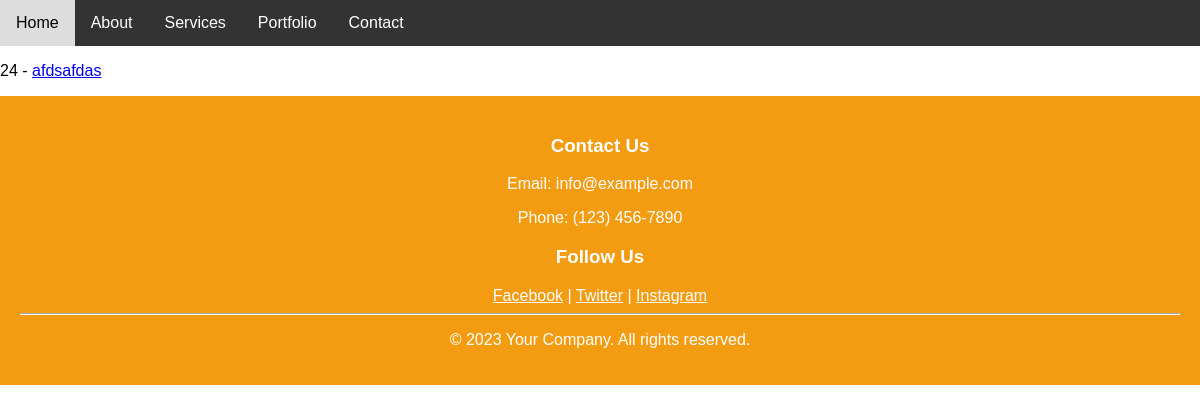
Before: /products/ with the older database file.
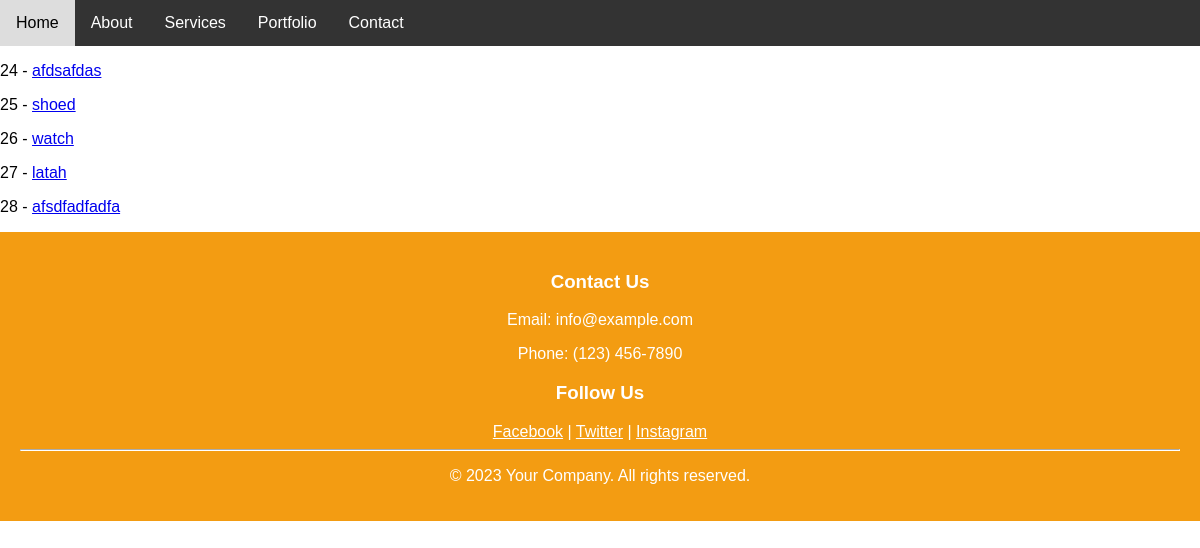
After: the same page with the newer database file.
### products/models.py (models this page shows)
class Product(models.Model):
    title       = models.CharField(max_length=120)
    description = models.TextField(blank=True,null=True)
    price       = models.DecimalField(max_digits=100000,decimal_places=2)
    summary     = models.TextField(blank=True,null=False)
    features    = models.BooleanField(default=False)
    def get_absolute_url(self):
        return reverse("product-detail", kwargs={"id": self.id})

### products/views.py (the view)
# urls.py: path("", product_list_view, name="product-list"),
def product_list_view(request):
    queryset = Product.objects.all()#this will give back list of objects
    context = {
        "object_list": queryset
    }
    return render(request,"products/product_list.html",context)

### products/templates/products/product_list.html
{% extends 'base.html' %}
{% block content %}
{% for instance in object_list  %}
    <p>{{ instance.id  }} - <a href='{{ instance.get_absolute_url }}'>{{ instance.title }}</a>
    </p>
{% endfor %}
{% endblock content %}

### templates/base.html (shortened to what this page needs)
<!doctype html>
<html>
    <head>
    </head>
    <body>
        {% include 'navbar.html' %}
        {% block content %}{% endblock %}
    </body>
    <footer style="background-color: #f39c12; padding: 20px; color: #fff; text-align: center;">
        <div class="container">
            <div class="row">
                <div class="col-md-6">
                    <h3>Contact Us</h3>
                    <p>Email: info@example.com</p>
                    <p>Phone: (123) 456-7890</p>
                </div>
                <div class="col-md-6">
                    <h3>Follow Us</h3>
                    <a href="#" style="color: #fff;">Facebook</a> |
                    <a href="#" style="color: #fff;">Twitter</a> |
                    <a href="#" style="color: #fff;">Instagram</a>
                </div>
            </div>
            <hr style="border-color: #fff;">
            <p>&copy; 2023 Your Company. All rights reserved.</p>
        </div>
    </footer>
</html>

### templates/navbar.html (shortened to what this page needs)
<!DOCTYPE html>
<html>
<head>
</head>
<body>
<div class="navbar">
    <a href="#home">Home</a>
    <a href="#about">About</a>
    <a href="#services">Services</a>
    <a href="#portfolio">Portfolio</a>
    <a href="#">Contact</a>
</div>
</body>
</html>

### templates/navbar.html (style rules this page uses)
body { font-family: Arial, sans-serif; margin: 0; padding: 0; }
.navbar { background-color: #333; overflow: hidden; }
.navbar a { float: left; display: block; color: white; text-align: center; padding: 14px 16px; text-decoration: none; }

Changed rows visible on the page:
added Product: id "25", title "shoed"
added Product: id "26", title "watch"
added Product: id "27", title "latah"
added Product: id "28", title "afsdfadfadfa"
